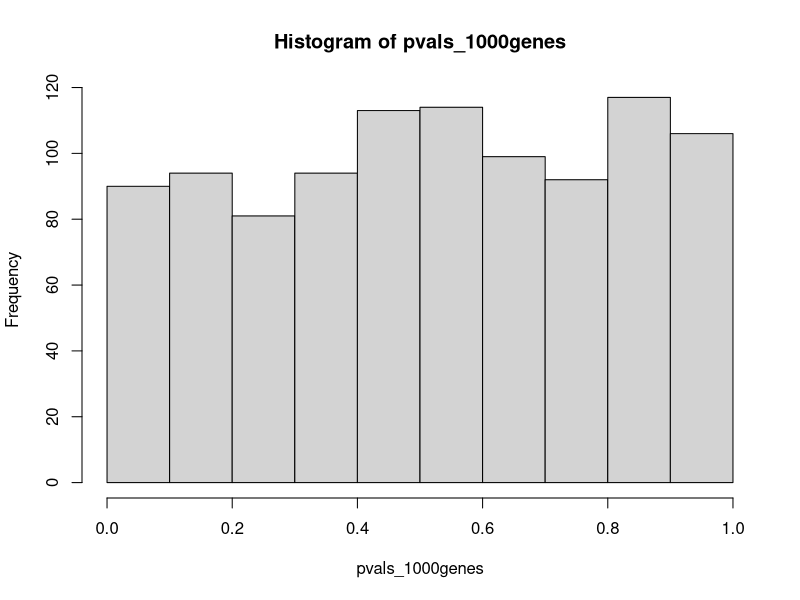
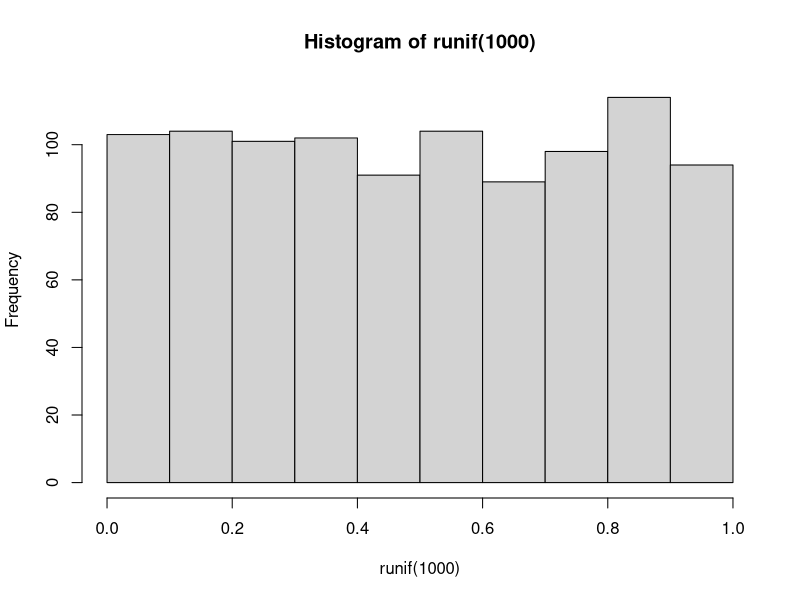

Write R code to recreate these figures, in order. (Note: this script raises an error after producing the figures.)
# A little simulation to demonstrate why we need to correct for multiple comparisons.


#Let's assume we want to use an alpha of 0.05. That is 1/20 we are willing to reject P(H0|D).

# First we look at the expression of one gene. As it turns out gene1 is not differently expressed between our two treatments (males and females).  A better way of thinking about it, is that the expression of gene1 comes from the same underlying distribution in males and females.

# we go ahead and measure gene expression on 10 males and females.

males <- rnorm(10)
females <- rnorm(10)

dat <- data.frame(gene1 = c(males, females), 
                  sex = gl(2, 5, labels = c("M", "F")))
#we go ahead and run a t-test

t.test(gene1~sex, data=dat)

# We go ahead and now look at 1000 genes. As it turns out, in this tissue we are studying NO genes are differentially expressed (only we don't know that)


test.gene <- function(){
males <- rnorm(10)
females <- rnorm(10)

dat <- data.frame(gene1 = c(males, females), 
                  sex = gl(2, 10, labels = c("M", "F")))
#we go ahead and run a t-test

pval <- t.test(gene1~sex, data=dat)$p.value
return(pval)
}

pvals_1000genes <- replicate(1000, test.gene())

length(pvals_1000genes[pvals_1000genes < 0.05])

hist(pvals_1000genes)

# So what happened?


hist(runif(1000))  
# Just by chance you expect to get alpha% (that's the point). 

# So what do we do when we are looking at 1000 genes

# Can we adjust the p-values?

# There are many approaches to deal with this. The basic ones just adjust the p-value based on number of comparisons. So to "maintain" your nominal alpha=0.05 when you are doing 1000 comparisons, divide your alpha by 1000  I.e. 0.05/1000

adjusted_alpha <- 0.05/1000
# Which is really small
length(pvals_1000genes[pvals_1000genes < adjusted_alpha]) # No significant hits

# The problem is, that such an approach is WAY TOO conservative, and you are not maintaining your nominal alpha at all!

# Another approach is the sequential Bonferroni, which adjusts for each comparison alpha/1000, alpha/999, alpha//998 etc... However, for large numbers of comparisons this is almost as overly conservative as Bonferroni

# So there are a variety of methods that actually adjust in somewhat more sensible ways. THis includes an important set of approaches based on False Discovery Rates (FDR) as opposed to false positives. Here we are not asking about how many false positives in the full set of comparisons, but how many "false positives" given a set of true positives. The most commonly used approaches in genomics are Benjamini Hochberg, as well as q-values. To a first approximation these methods use the differences between the theoretical expectation of the distribution of p-values (assuming nothing interesting) VS. observed to determine the false discovery rates (and adjustments)

# In R most of these approaches can be
p.adjust(pvals_1000genes, method="holm")
p.adjust(pvals_1000genes, method="fdr") # false discovery rate/ Benjamini and Hochberg
p.adjust(pvals_1000genes, method="BY")

# in this case all of them are not-significant.

# Now how about we add in ten genes that have real differential expression (increase of ~ 2 fold)

real.effects <- function(n=10, mean.m=2, mean.f=4){
males <- rnorm(n, mean=mean.m)
females <- rnorm(n, mean=mean.f)

dat <- data.frame(gene1 = c(males, females), 
                  sex = gl(2, 10, labels = c("M", "F")))
#we go ahead and run a t-test

pval <- t.test(gene1~sex, data=dat)$p.value
return(pval)
}

pvals_15genes_real <- replicate(15, real.effects())

# Since we don't know which genes show real differential expression and which do not, we would actually be looking at the complete distribution.

pvals <- c(pvals_1000genes,pvals_10genes_real)
hist(pvals) # still pretty hard to tell.
length(pvals[pvals < 0.05])
length(pvals[pvals < 0.05/1000]) # picks up some, but not all.
length(pvals[ p.adjust(pvals, method="fdr") < 0.05]) # picks up some but not all.
# For the q-value approach there is a seperate library in R.